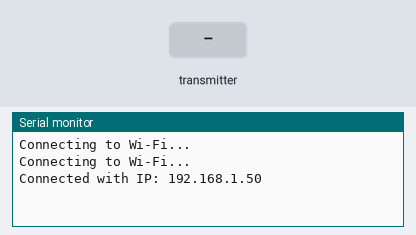
The sketch below on a simulated ESP32. Shown: the last lines printed to the serial monitor. The inputs (shaded band) are chosen by the test bench. WiFi joins after 1.5 s; servers stay silent unless stated.

Above: at 3.2 s.
3.3 s: the transmitter starts sending id = 0
At 3.61 s:
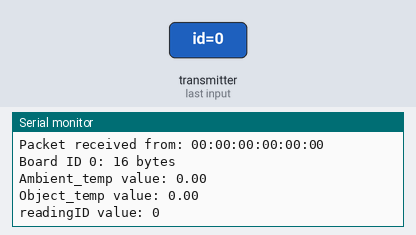
4.8 s: the transmitter starts sending ambientTemp = 25
6.3 s: the transmitter starts sending objectTemp = 25
7.8 s: the transmitter starts sending readingId = 1
At 8.11 s:
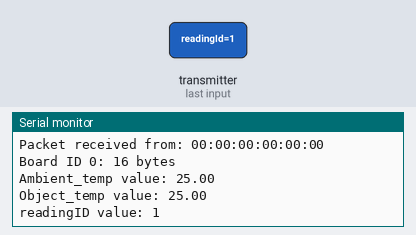
9.3 s: the transmitter starts sending id = 1
10.8 s: the transmitter starts sending ambientTemp = 50
Timing chart, 0 to 13.3 s (numbered marks = the images above; inputs shaded):
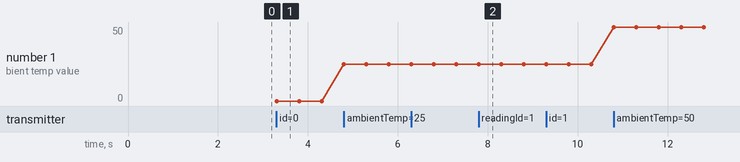

Measured:
- after the input at 3.3 s, the serial monitor: prints a new line at once (image 1)
- after the input at 7.8 s, the serial monitor: prints a new line at once (image 2)
- plotted number 1: 0 → 25 after the input at 4.8 s, 25 → 50 after the input at 10.8 s

The sketch:

receiver.ino
```cpp
#include <esp_now.h>
#include <WiFi.h>
#include "ESPAsyncWebServer.h"
#include <Arduino_JSON.h>

const char* ssid = "UMBC Visitor";
const char* password = "";


typedef struct struct_message {
  int id;
  float ambientTemp;
  float objectTemp;
  unsigned int readingId;
} struct_message;

struct_message incomingReadings;
JSONVar board;

AsyncWebServer server(80);
AsyncEventSource events("/events");

// Data reception callback
void OnDataRecv(const uint8_t * mac_addr, const uint8_t *incomingData, int len) {
  char macStr[18];
  snprintf(macStr, sizeof(macStr), "%02x:%02x:%02x:%02x:%02x:%02x",
           mac_addr[0], mac_addr[1], mac_addr[2], mac_addr[3], mac_addr[4], mac_addr[5]);
  Serial.print("Packet received from: ");
  Serial.println(macStr);

  memcpy(&incomingReadings, incomingData, sizeof(incomingReadings));

  board["id"] = incomingReadings.id;
  board["ambientTemperature"] = incomingReadings.ambientTemp;  // Match JavaScript field names
  board["objectTemperature"] = incomingReadings.objectTemp;    // Match JavaScript field names
  board["readingId"] = String(incomingReadings.readingId);

  String jsonString = JSON.stringify(board);
  events.send(jsonString.c_str(), "new_readings", millis());

  Serial.printf("Board ID %u: %u bytes\n", incomingReadings.id, len);
  Serial.printf("Ambient_temp value: %4.2f \n", incomingReadings.ambientTemp);
  Serial.printf("Object_temp value: %4.2f \n", incomingReadings.objectTemp);
  Serial.printf("readingID value: %d \n", incomingReadings.readingId);
  Serial.println();
}

const char index_html[] PROGMEM = R"rawliteral(
<!DOCTYPE HTML><html>
<head>
  <title>UMBC Sensor Dashboard</title>
  <meta name="viewport" content="width=device-width, initial-scale=1">
  <link rel="stylesheet" href="https://use.fontawesome.com/releases/v5.7.2/css/all.css">
  <style>
    html { font-family: Arial; text-align: center; }
    p { font-size: 1.2rem; }
    body { margin: 0; }
    .topnav { overflow: hidden; background-color: #2f4468; color: white; font-size: 1.7rem; }
    .content { padding: 20px; }
    .card { background-color: white; box-shadow: 2px 2px 12px rgba(140,140,140,0.5); padding: 15px; }
    .cards { max-width: 700px; margin: 0 auto; display: grid; grid-gap: 2rem; grid-template-columns: repeat(auto-fit, minmax(300px, 1fr)); }
    .reading { font-size: 2.8rem; }
    .packet { color: #bebebe; }
    .ambient { color: #fd7e14; }
    .object { color: #1b78e2; }
  </style>
</head>
<body>
  <div class="topnav">
    <h3>UMBC Sensor Dashboard</h3>
  </div>
  <div class="content">
    <div class="cards">
      <div class="card ambient">
        <h4><i class="fas fa-thermometer-half"></i> BOARD #1 - AMBIENT TEMPERATURE</h4>
        <p><span class="reading"><span id="ambient1"></span> &deg;C</span></p>
        <p class="packet">Reading ID: <span id="ra1"></span></p>
      </div>
      <div class="card object">
        <h4><i class="fas fa-thermometer-half"></i> BOARD #1 - OBJECT TEMPERATURE</h4>
        <p><span class="reading"><span id="object1"></span> &deg;C</span></p>
        <p class="packet">Reading ID: <span id="ro1"></span></p>
      </div>
      <div class="card ambient">
        <h4><i class="fas fa-thermometer-half"></i> BOARD #2 - AMBIENT TEMPERATURE</h4>
        <p><span class="reading"><span id="ambient2"></span> &deg;C</span></p>
        <p class="packet">Reading ID: <span id="ra2"></span></p>
      </div>
      <div class="card object">
        <h4><i class="fas fa-thermometer-half"></i> BOARD #2 - OBJECT TEMPERATURE</h4>
        <p><span class="reading"><span id="object2"></span> &deg;C</span></p>
        <p class="packet">Reading ID: <span id="ro2"></span></p>
      </div>
    </div>
  </div>
<script>
if (!!window.EventSource) {
  var source = new EventSource('/events');

  source.addEventListener('open', function(e) {
    console.log("Events Connected");
  }, false);

  source.addEventListener('error', function(e) {
    if (e.target.readyState != EventSource.OPEN) {
      console.log("Events Disconnected");
    }
  }, false);

  source.addEventListener('new_readings', function(e) {
    console.log("new_readings", e.data);
    var obj = JSON.parse(e.data);
    document.getElementById("ambient" + obj.id).innerHTML = obj.ambientTemperature.toFixed(2);
    document.getElementById("object" + obj.id).innerHTML = obj.objectTemperature.toFixed(2);
    document.getElementById("ra" + obj.id).innerHTML = obj.readingId;
    document.getElementById("ro" + obj.id).innerHTML = obj.readingId;
  }, false);
}
</script>
</body>
</html>)rawliteral";

void setup() {
  Serial.begin(115200);
  WiFi.mode(WIFI_AP_STA);
  WiFi.begin(ssid, password);

  while (WiFi.status() != WL_CONNECTED) {
    delay(1000);
    Serial.println("Connecting to Wi-Fi...");
  }
  Serial.print("Connected with IP: ");
  Serial.println(WiFi.localIP());

  if (esp_now_init() != ESP_OK) {
    Serial.println("Error initializing ESP-NOW");
    return;
  }
  esp_now_register_recv_cb(OnDataRecv);

  server.on("/", HTTP_GET, [](AsyncWebServerRequest *request) {
    request->send_P(200, "text/html", index_html);
  });

  events.onConnect([](AsyncEventSourceClient *client){
    client->send("hello!", NULL, millis(), 10000);
  });
  server.addHandler(&events);
  server.begin();
}

void loop() {
  static unsigned long lastEventTime = millis();
  const unsigned long EVENT_INTERVAL_MS = 5000;
  if ((millis() - lastEventTime) > EVENT_INTERVAL_MS) {
    events.send("ping", NULL, millis());
    lastEventTime = millis();
  }
}
```
